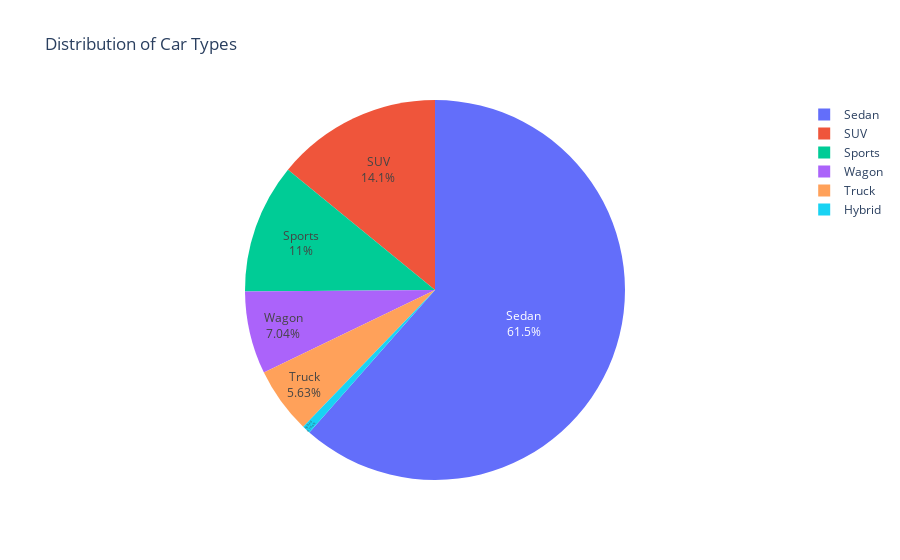

Notebook code cell kept with this figure:
### Markdown cell above
## What is the distribution of type?

### Code cell
type_counts = df['type'].value_counts()
fig2 = px.pie(names=type_counts.index,
             values=type_counts.values,
             title='Distribution of Car Types',
             labels={'values': 'Count', 'names': 'Type'}).update_traces(textposition='inside', textinfo='percent+label')
fig2.show()

### Figure 1 — Plotly figure (JSON) as saved in the notebook; plotly's stock layout.template omitted (floating-point values rounded to 4 significant figures)
{"data": [{"domain": {"x": [0, 1], "y": [0, 1]}, "hovertemplate": "Type=%{label}<br>Count=%{value}<extra></extra>", "labels": ["Sedan", "SUV", "Sports", "Wagon", "Truck", "Hybrid"], "legendgroup": "", "name": "", "showlegend": true, "textinfo": "percent+label", "textposition": "inside", "type": "pie", "values": [262, 60, 47, 30, 24, 3]}], "layout": {"legend": {"tracegroupgap": 0}, "title": {"text": "Distribution of Car Types"}}}
